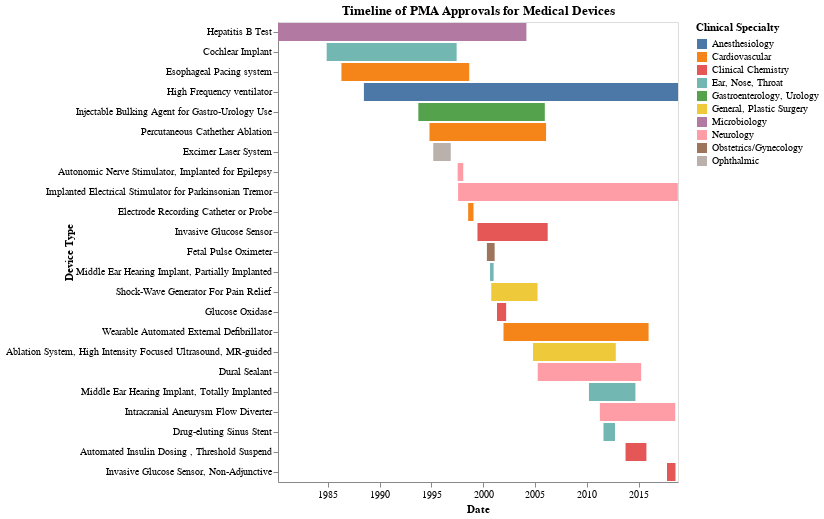

Notebook code for this chart:
### Code cell
import altair as alt

#sort=alt.EncodingSortField(field="Letters", op="count", order='ascending')
chart =alt.Chart(new_data).mark_bar().encode(
    x=alt.X('First_Date', title = "Date"),
    x2='Ped_date',
    y=alt.Y('Device Type', sort = alt.EncodingSortField(field="First_Date", order = "ascending")),
    color = alt.Color("Clinical Specialty")
    #color=alt.Color('Device Type', scale=alt.Scale(scheme='dark2'))
).configure_axis(
    grid=False
).properties(
title="Timeline of PMA Approvals for Medical Devices"
)


#chart.configure_axis(labelLimit=260)

chart.configure_axisY(labelLimit=400)
#chart.configure_title(fontSize=16)
#chart.configure_axis(labelFontSize=14)
#chart.configure_axisX(labelFontSize=10)

### Figure 1 — Vega-Lite specification as saved in the notebook (floating-point values rounded to 4 significant figures)
{"config": {"view": {"continuousWidth": 400, "continuousHeight": 300}, "axis": {"grid": false}, "axisY": {"labelLimit": 400}}, "data": {"name": "data-4db69e9103e5a8e1f71a365dfd66933f"}, "mark": "bar", "encoding": {"color": {"type": "nominal", "field": "Clinical Specialty"}, "x": {"type": "temporal", "field": "First_Date", "title": "Date"}, "x2": {"field": "Ped_date"}, "y": {"type": "nominal", "field": "Device Type", "sort": {"field": "First_Date", "order": "ascending"}}}, "title": "Timeline of PMA Approvals for Medical Devices", "$schema": "https://vega.github.io/schema/vega-lite/v4.8.1.json", "datasets": {"data-4db69e9103e5a8e1f71a365dfd66933f": [{"Product Code": "LOM", "First_Date": "1980-03-17T00:00:00", "Ped_date": "2004-03-04T00:00:00", "DifferenceDays": 10809, "Difference": 8753, "Generic": "Test, hepatitis b (b core, be antigen, be antibody, b core igm)", "Device Type": "Hepatitis B Test", "Clinical Specialty": "Microbiology"}, {"Product Code": "MCM", "First_Date": "1984-11-26T00:00:00", "Ped_date": "1997-06-11T00:00:00", "DifferenceDays": 4580, "Difference": 4580, "Generic": "Implant, cochlear", "Device Type": "Cochlear Implant", "Clinical Specialty": "Ear, Nose, Throat"}, {"Product Code": "LPA", "First_Date": "1986-04-30T00:00:00", "Ped_date": "1998-08-28T00:00:00", "DifferenceDays": 4503, "Difference": 4503, "Generic": "SYSTEM, ESOPHAGEAL PACING", "Device Type": "Esophageal Pacing system", "Clinical Specialty": "Cardiovascular"}, {"Product Code": "LSZ", "First_Date": "1988-06-30T00:00:00", "Ped_date": "2018-10-19T00:00:00", "DifferenceDays": 11068, "Difference": 11068, "Generic": "VENTILATOR, HIGH FREQUENCY", "Device Type": "High Frequency ventilator", "Clinical Specialty": "Anesthesiology"}, {"Product Code": "LNM", "First_Date": "1993-09-30T00:00:00", "Ped_date": "2005-12-12T00:00:00", "DifferenceDays": 4456, "Difference": 4456, "Generic": "AGENT, BULKING, INJECTABLE FOR GASTRO-UROLOGY USE", "Device Type": "Injectable Bulking Agent for Gastro-Urology Use", "Clinical Specialty": "Gastroenterology, Urology"}, {"Product Code": "LPB", "First_Date": "1994-10-28T00:00:00", "Ped_date": "2006-01-26T00:00:00", "DifferenceDays": 4108, "Difference": 4108, "Generic": "Cardiac ablation percutaneous catheter", "Device Type": "Percutaneous Cathether Ablation", "Clinical Specialty": "Cardiovascular"}, {"Product Code": "LZS", "First_Date": "1995-03-10T00:00:00", "Ped_date": "1996-11-15T00:00:00", "DifferenceDays": 616, "Difference": 616, "Generic": "Excimer laser system", "Device Type": "Excimer Laser System", "Clinical Specialty": "Ophthalmic"}, {"Product Code": "LYJ", "First_Date": "1997-07-16T00:00:00", "Ped_date": "1998-01-29T00:00:00", "DifferenceDays": 197, "Difference": 197, "Generic": "STIMULATOR, AUTONOMIC NERVE, IMPLANTED FOR EPILEPSY", "Device Type": "Autonomic Nerve Stimulator, Implanted for Epilepsy", "Clinical Specialty": "Neurology"}, {"Product Code": "MHY", "First_Date": "1997-07-31T00:00:00", "Ped_date": "2018-10-12T00:00:00", "DifferenceDays": 7743, "Difference": 7743, "Generic": "Stimulator, electrical, implanted, for parkinsonian tremor", "Device Type": "Implanted Electrical Stimulator for Parkinsonian Tremor", "Clinical Specialty": "Neurology"}, {"Product Code": "DRF", "First_Date": "1998-07-22T00:00:00", "Ped_date": "1999-01-26T00:00:00", "DifferenceDays": 257, "Difference": 188, "Generic": "CATHETER, ELECTRODE RECORDING, OR PROBE, ELECTRODE RECORDING", "Device Type": "Electrode Recording Catheter or Probe", "Clinical Specialty": "Cardiovascular"}, {"Product Code": "MDS", "First_Date": "1999-06-15T00:00:00", "Ped_date": "2006-03-24T00:00:00", "DifferenceDays": 2225, "Difference": 2474, "Generic": "Sensor, glucose, invasive", "Device Type": "Invasive Glucose Sensor", "Clinical Specialty": "Clinical Chemistry"}, {"Product Code": "MMA", "First_Date": "2000-05-12T00:00:00", "Ped_date": "2001-02-09T00:00:00", "DifferenceDays": 273, "Difference": 273, "Generic": "Oximeter, fetal pulse", "Device Type": "Fetal Pulse Oximeter", "Clinical Specialty": "Obstetrics/Gynecology"}, {"Product Code": "MPV", "First_Date": "2000-08-31T00:00:00", "Ped_date": "2001-01-03T00:00:00", "DifferenceDays": 125, "Difference": 125, "Generic": "Implant, hearing, active, middle ear, partially implanted", "Device Type": "Middle Ear Hearing Implant, Partially Implanted", "Clinical Specialty": "Ear, Nose, Throat"}, {"Product Code": "NBN", "First_Date": "2000-10-12T00:00:00", "Ped_date": "2005-04-01T00:00:00", "DifferenceDays": 1632, "Difference": 1632, "Generic": "Generator, shock-wave, for pain relief", "Device Type": "Shock-Wave Generator For Pain Relief", "Clinical Specialty": "General, Plastic Surgery"}, {"Product Code": "CGA", "First_Date": "2001-05-03T00:00:00", "Ped_date": "2002-03-21T00:00:00", "DifferenceDays": 480, "Difference": 322, "Generic": "GLUCOSE OXIDASE, GLUCOSE", "Device Type": "Glucose Oxidase", "Clinical Specialty": "Clinical Chemistry"}, {"Product Code": "MVK", "First_Date": "2001-12-18T00:00:00", "Ped_date": "2015-12-17T00:00:00", "DifferenceDays": 5112, "Difference": 5112, "Generic": "Wearable automated external defibrillator", "Device Type": "Wearable Automated External Defibrillator", "Clinical Specialty": "Cardiovascular"}, {"Product Code": "NRZ", "First_Date": "2004-10-22T00:00:00", "Ped_date": "2012-10-18T00:00:00", "DifferenceDays": 2918, "Difference": 2918, "Generic": "Ablation system, high intensity focused ultrasound (HIFU), MR-guided", "Device Type": "Ablation System, High Intensity Focused Ultrasound, MR-guided", "Clinical Specialty": "General, Plastic Surgery"}, {"Product Code": "NQR", "First_Date": "2005-04-07T00:00:00", "Ped_date": "2015-03-30T00:00:00", "DifferenceDays": 3644, "Difference": 3644, "Generic": "Sealant, dural", "Device Type": "Dural Sealant", "Clinical Specialty": "Neurology"}, {"Product Code": "OAF", "First_Date": "2010-03-17T00:00:00", "Ped_date": "2014-09-10T00:00:00", "DifferenceDays": 1638, "Difference": 1638, "Generic": "Implant, hearing, active, middle ear, totally implanted", "Device Type": "Middle Ear Hearing Implant, Totally Implanted", "Clinical Specialty": "Ear, Nose, Throat"}, {"Product Code": "OUT", "First_Date": "2011-04-06T00:00:00", "Ped_date": "2018-07-13T00:00:00", "DifferenceDays": 2655, "Difference": 2655, "Generic": "Intracranial aneurysm flow diverter", "Device Type": "Intracranial Aneurysm Flow Diverter", "Clinical Specialty": "Neurology"}, {"Product Code": "OWO", "First_Date": "2011-08-11T00:00:00", "Ped_date": "2012-09-21T00:00:00", "DifferenceDays": 407, "Difference": 407, "Generic": "Drug-eluting sinus stent", "Device Type": "Drug-eluting Sinus Stent", "Clinical Specialty": "Ear, Nose, Throat"}, {"Product Code": "OZO", "First_Date": "2013-09-26T00:00:00", "Ped_date": "2015-10-02T00:00:00", "DifferenceDays": 736, "Difference": 736, "Generic": "Automated insulin dosing , threshold suspend", "Device Type": "Automated Insulin Dosing , Threshold Suspend", "Clinical Specialty": "Clinical Chemistry"}, {"Product Code": "PZE", "First_Date": "2017-09-27T00:00:00", "Ped_date": "2018-07-23T00:00:00", "DifferenceDays": 299, "Difference": 299, "Generic": "Sensor, glucose, invasive, non-adjunctive, factory-calibrated, user-initiated", "Device Type": "Invasive Glucose Sensor, Non-Adjunctive", "Clinical Specialty": "Clinical Chemistry"}]}}
